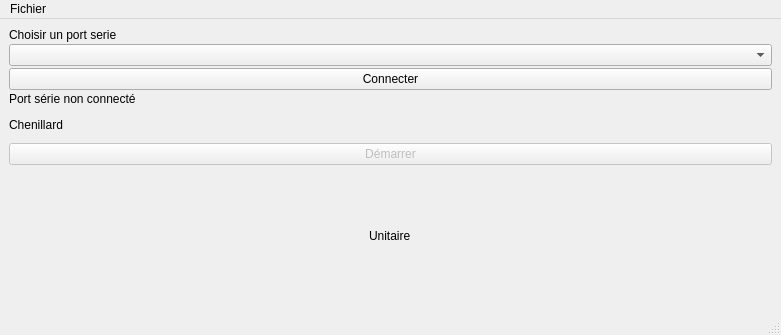
<?xml version="1.0" encoding="UTF-8"?>
<ui version="4.0">
 <class>MainWindow</class>
 <widget class="QMainWindow" name="MainWindow">
  <property name="geometry">
   <rect>
    <x>0</x>
    <y>0</y>
    <width>781</width>
    <height>335</height>
   </rect>
  </property>
  <property name="windowTitle">
   <string>MainWindow</string>
  </property>
  <widget class="QWidget" name="centralwidget">
   <property name="enabled">
    <bool>true</bool>
   </property>
   <property name="maximumSize">
    <size>
     <width>16777213</width>
     <height>16777213</height>
    </size>
   </property>
   <layout class="QVBoxLayout" name="verticalLayout">
    <property name="spacing">
     <number>2</number>
    </property>
    <item>
     <layout class="QVBoxLayout" name="verticalLayout_3">
      <item>
       <layout class="QHBoxLayout" name="horizontalLayout">
        <property name="spacing">
         <number>2</number>
        </property>
        <item>
         <layout class="QVBoxLayout" name="verticalLayout_5">
          <item>
           <widget class="QLabel" name="label">
            <property name="text">
             <string>Choisir un port serie</string>
            </property>
           </widget>
          </item>
          <item>
           <widget class="QComboBox" name="comboSerial"/>
          </item>
          <item>
           <widget class="QPushButton" name="btnSerial">
            <property name="text">
             <string>Connecter</string>
            </property>
           </widget>
          </item>
          <item>
           <widget class="QLabel" name="etatSerial">
            <property name="text">
             <string>Port série non connecté</string>
            </property>
           </widget>
          </item>
         </layout>
        </item>
       </layout>
      </item>
      <item>
       <layout class="QHBoxLayout" name="horizontalLayout_2">
        <item>
         <layout class="QVBoxLayout" name="verticalLayout_7">
          <item>
           <widget class="QLabel" name="label_3">
            <property name="text">
             <string>Chenillard</string>
            </property>
           </widget>
          </item>
          <item>
           <widget class="QPushButton" name="startChen">
            <property name="enabled">
             <bool>false</bool>
            </property>
            <property name="text">
             <string>Démarrer</string>
            </property>
           </widget>
          </item>
         </layout>
        </item>
       </layout>
      </item>
     </layout>
    </item>
    <item>
     <layout class="QHBoxLayout" name="horizontalLayout_3">
      <item>
       <layout class="QVBoxLayout" name="verticalLayout_2">
        <item>
         <widget class="QLabel" name="label_2">
          <property name="text">
           <string>Unitaire</string>
          </property>
         </widget>
        </item>
        <item>
         <layout class="QGridLayout" name="gridBtn">
          <property name="horizontalSpacing">
           <number>7</number>
          </property>
         </layout>
        </item>
       </layout>
      </item>
     </layout>
    </item>
   </layout>
  </widget>
  <widget class="QMenuBar" name="menubar">
   <property name="geometry">
    <rect>
     <x>0</x>
     <y>0</y>
     <width>781</width>
     <height>26</height>
    </rect>
   </property>
   <widget class="QMenu" name="menuFichier">
    <property name="title">
     <string>Fichier</string>
    </property>
    <addaction name="actionQuitter"/>
   </widget>
   <addaction name="menuFichier"/>
  </widget>
  <widget class="QStatusBar" name="statusbar"/>
  <action name="actionQuitter">
   <property name="text">
    <string>Quitter</string>
   </property>
  </action>
 </widget>
 <resources/>
 <connections/>
</ui>
